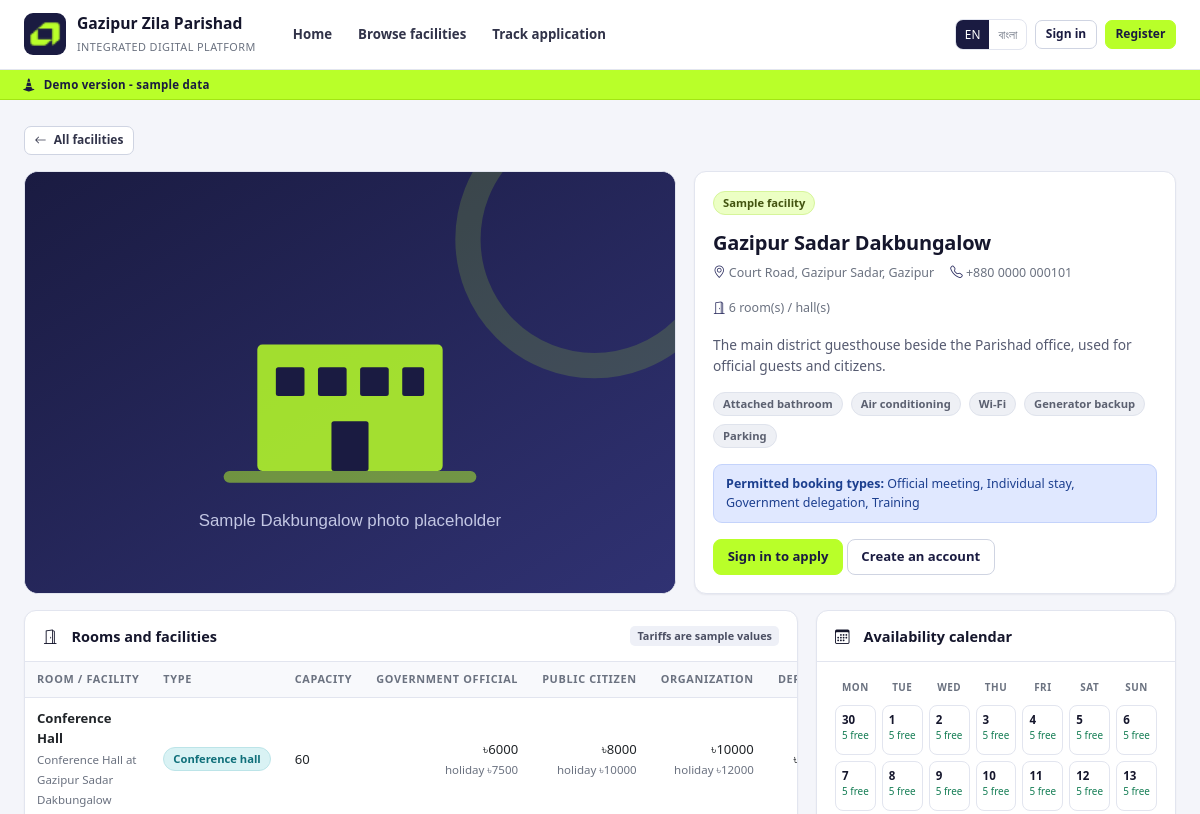
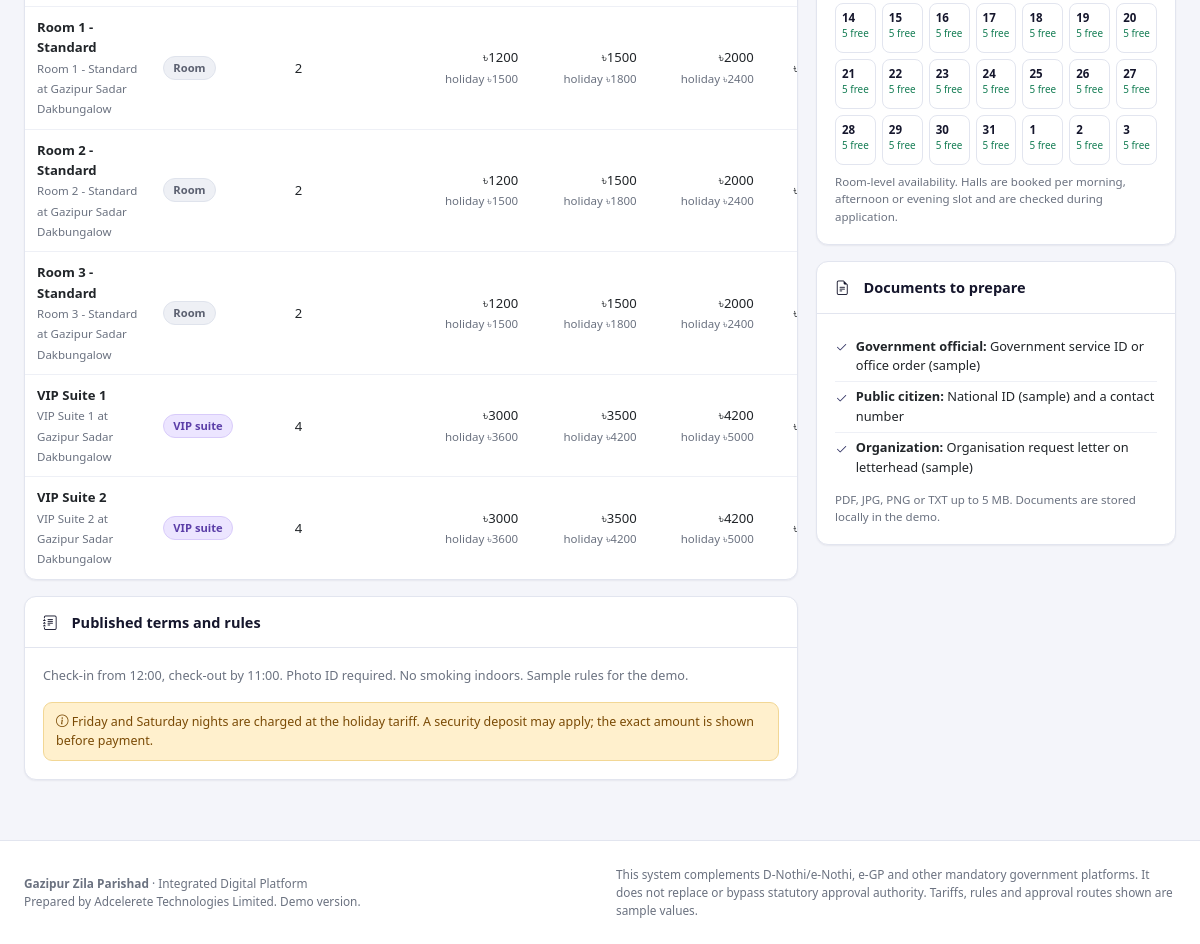
Screenshot of /facilities/gazipur-sadar/ with the database file from the repository (2 pictures, top to bottom).
### facilities/models.py (models this page shows, shortened)
class Facility(models.Model):
    code = models.SlugField(max_length=40, unique=True)
    name = models.CharField(max_length=120)
    description = models.TextField(blank=True)
    location = models.CharField(max_length=200)
    amenities = models.TextField(blank=True, help_text='Comma-separated list.')
    rules = models.TextField(blank=True)
    booking_types = models.CharField(
        max_length=200, blank=True,
        help_text='Permitted booking types, e.g. individual stay, official meeting.',
    )
    photo = models.ImageField(upload_to='facilities/', blank=True)
    contact = models.CharField(max_length=120, blank=True)
    is_sample = models.BooleanField(default=True)
    is_active = models.BooleanField(default=True)
    class Meta:
        ordering = ['name']
        verbose_name_plural = 'Facilities'
    @property
    def amenity_list(self):
        return [a.strip() for a in (self.amenities or '').split(',') if a.strip()]
    @property
    def tariff_categories(self):
        return Tariff.CATEGORIES

class Unit(models.Model):
    KINDS = [
        ('room', 'Room'),
        ('suite', 'VIP suite'),
        ('hall', 'Conference hall'),
    ]
    facility = models.ForeignKey(Facility, on_delete=models.CASCADE, related_name='units')
    code = models.SlugField(max_length=40)
    name = models.CharField(max_length=120)
    kind = models.CharField(max_length=10, choices=KINDS, default='room')
    capacity = models.PositiveIntegerField(default=2)
    description = models.CharField(max_length=255, blank=True)
    amenities = models.CharField(max_length=255, blank=True)
    photo = models.ImageField(upload_to='units/', blank=True)
    is_active = models.BooleanField(default=True)
    class Meta:
        ordering = ['facility', 'kind', 'name']
        unique_together = [('facility', 'code')]
    @property
    def is_hall(self):
        return self.kind == 'hall'
    @property
    def is_suite(self):
        return self.kind == 'suite'

class Tariff(models.Model):
    CATEGORIES = [
        ('government', 'Government official'),
        ('citizen', 'Public citizen'),
        ('organization', 'Organization'),
    ]
    unit = models.ForeignKey(Unit, on_delete=models.CASCADE, related_name='tariffs')
    category = models.CharField(max_length=20, choices=CATEGORIES)
    amount = models.DecimalField(max_digits=10, decimal_places=2)
    holiday_amount = models.DecimalField(
        max_digits=10, decimal_places=2,
        help_text='Nightly / slot rate on Fridays, Saturdays and declared holidays.',
    )
    deposit = models.DecimalField(max_digits=10, decimal_places=2, default=Decimal('0'))
    is_sample = models.BooleanField(default=True)
    class Meta:
        ordering = ['unit', 'category']
        unique_together = [('unit', 'category')]

### bookings/views.py (the view)
# urls.py: path('facilities/<slug:code>/', views.facility_public, name='facility_public'),
def facility_public(request, code):
    facility = get_object_or_404(
        Facility.objects.prefetch_related('units', 'units__tariffs'), code=code,
        is_active=True)
    start = parse_date(request.GET.get('from')) or today()
    calendar = availability.facility_calendar(facility, start, 35)
    units = facility.units.filter(is_active=True).prefetch_related('tariffs')
    return render(request, 'bookings/facility_public.html', {
        'facility': facility,
        'units': units,
        'calendar': calendar,
        'start': start,
        'categories': [c[0] for c in Booking.CATEGORIES],
        'page_title': facility.name,
        'required_docs': REQUIRED_DOCS,
    })

### accounts/demo.py (called while the page is built)
def demo_accounts():
    from accounts.models import User
    existing = {
        u.username: u for u in User.objects.filter(
            username__in=[a[0] for a in DEMO_ACCOUNTS]
        ).select_related('role')
    }
    out = []
    for username, label in DEMO_ACCOUNTS:
        user = existing.get(username)
        out.append({
            'username': username,
            'label': user.role.name if user and user.role else label,
            'name': user.display_name if user else label,
            'role_code': user.role.code if user and user.role else '',
        })
    return out

### accounts/models.py (called while the page is built)
    @property
    def display_name(self):
        return self.get_full_name() or self.username

### core/i18n.py (called while the page is built)
def translate(text, lang='en'):
    if lang == 'bn':
        return BN.get(text) or BN_EXTRA.get(text) or text
    return text

### core/models.py (called while the page is built)
def get_setting(key, default=''):
    from core.models import AppSetting
    try:
        return AppSetting.objects.get(key=key).value
    except AppSetting.DoesNotExist:
        return default

### core/templatetags/gzp.py (called while the page is built)
@register.simple_tag(takes_context=True)
def t(context, text):
    return i18n.translate(text, context.get('lang', 'en'))

### core/utils.py (called while the page is built, shortened)
def today():
    return timezone.localdate()

def parse_date(value, default=None):
    if isinstance(value, date):
        return value
    if not value:
        return default

def daterange_days(start, end):
    if not start or not end:
        return []
    out = []
    current = start
    while current < end:
        out.append(current)
        current += timedelta(days=1)
    return out

### facilities/availability.py (called while the page is built)
def active_lock_filter(now=None):
    now = now or timezone.now()
    return Q(hold_expires_at__isnull=True) | Q(hold_expires_at__gt=now)

def blackout_dates(facility, start, end):
    return set(
        BlackoutDate.objects.filter(
            facility=facility, date__gte=start, date__lt=end
        ).values_list('date', flat=True)
    )

### templates/bookings/facility_public.html (shortened to what this page needs)
{% extends 'base.html' %}
{% load static gzp %}
{% block content %}
<a class="btn btn-sm btn-outline-secondary mb-3" href="/"><i class="bi bi-arrow-left me-1"></i> All facilities</a>
<div class="facility-hero mb-3">
  <div class="facility-photo">
    {% if facility.photo %}
      <img src="{{ facility.photo.url }}" alt="{{ facility.name }}">
    {% else %}
      <img src="{% static 'img/facility-placeholder.svg' %}" alt="{{ facility.name }}">
    {% endif %}
  </div>
  <div class="card"><div class="card-body">
    <span class="chip chip-lime mb-2">Sample facility</span>
    <h2 style="margin-top:8px">{{ facility.name }}</h2>
    <div class="meta-row mb-3">
      <span><i class="bi bi-geo-alt"></i> {{ facility.location }}</span>
      <span><i class="bi bi-telephone"></i> {{ facility.contact|default:"Parishad office" }}</span>
      <span><i class="bi bi-door-open"></i> {{ units|length }} room(s) / hall(s)</span>
    </div>
    <p style="font-size:.86rem;color:#555a70">{{ facility.description }}</p>
    <div class="d-flex flex-wrap gap-2 mb-3">
      {% for amenity in facility.amenity_list %}<span class="chip chip-muted">{{ amenity }}</span>{% endfor %}
    </div>
    <div class="alert-inline info mb-3">
      <b>Permitted booking types:</b> {{ facility.booking_types|default:"Individual stay and official meetings" }}
    </div>
    {% if user.is_authenticated %}
      <a class="btn btn-accent" href="/book/{{ facility.code }}/"><i class="bi bi-calendar-plus me-1"></i> Apply for this facility</a>
    {% else %}
      <a class="btn btn-accent" href="/login/?next=/book/{{ facility.code }}/">Sign in to apply</a>
      <a class="btn btn-outline-primary" href="/register/">Create an account</a>
    {% endif %}
  </div></div>
</div>
<div class="detail-grid">
  <div>
    <div class="card">
      <div class="card-header"><i class="bi bi-door-open me-1"></i> Rooms and facilities
        <div class="spacer"></div><span class="badge-soft">Tariffs are sample values</span></div>
      <div class="card-body p-0">
        <div class="table-wrap">
          <table class="table-gzp">
            <thead><tr><th>Room / facility</th><th>Type</th><th>Capacity</th>
              {% for code, label in facility.tariff_categories %}<th class="num">{{ label }}</th>{% endfor %}
              <th class="num">Deposit</th></tr></thead>
            <tbody>
            {% for unit in units %}
              <tr>
                <td><b>{{ unit.name }}</b><br><span class="note-inline">{{ unit.description }}</span></td>
                <td><span class="chip {% if unit.is_hall %}chip-teal{% elif unit.is_suite %}chip-primary{% else %}chip-muted{% endif %}">{{ unit.get_kind_display }}</span></td>
                <td>{{ unit.capacity }}</td>
                {% for code, label in facility.tariff_categories %}
                  <td class="num">
                    {% for tariff in unit.tariffs.all %}{% if tariff.category == code %}
                      ৳{{ tariff.amount|floatformat:0 }}<br><span class="note-inline">holiday ৳{{ tariff.holiday_amount|floatformat:0 }}</span>
                    {% endif %}{% endfor %}
                  </td>
                {% endfor %}
                <td class="num">{% for tariff in unit.tariffs.all %}{% if forloop.first %}৳{{ tariff.deposit|floatformat:0 }}{% endif %}{% endfor %}</td>
              </tr>
            {% endfor %}
            </tbody>
          </table>
        </div>
      </div>
    </div>
    <div class="card">
      <div class="card-header"><i class="bi bi-journal-text me-1"></i> Published terms and rules</div>
      <div class="card-body">
        <p class="small" style="white-space:pre-line">{{ facility.rules|default:"Standard Parishad Dakbungalow rules apply. Carry photo identification. Check-in and check-out times are confirmed at the reception desk. Availability, eligibility, cancellation and refund rules are confirmed in writing during the requirements phase." }}</p>
        <div class="alert-inline warn">
          <i class="bi bi-info-circle"></i> Friday and Saturday nights are charged at the holiday tariff.
          A security deposit may apply; the exact amount is shown before payment.
        </div>
      </div>
    </div>
  </div>
  <div>
    <div class="card">
      <div class="card-header"><i class="bi bi-calendar3 me-1"></i> Availability calendar</div>
      <div class="card-body">
        <div class="calendar-grid">
          <div class="dow">Mon</div><div class="dow">Tue</div><div class="dow">Wed</div>
          <div class="dow">Thu</div><div class="dow">Fri</div><div class="dow">Sat</div><div class="dow">Sun</div>
          {% for day in calendar %}
            <div class="cal-day {% if day.is_blackout %}blackout{% elif day.is_past %}past{% endif %}">
              <div class="n">{{ day.date|date:"j" }}</div>
              {% if day.is_blackout %}
                <div class="free none">Closed</div>
              {% elif day.free %}
                <div class="free">{{ day.free }} free</div>
              {% else %}
                <div class="free none">Full</div>
              {% endif %}
            </div>
          {% endfor %}
        </div>
        <div class="note-inline mt-2">Room-level availability. Halls are booked per morning, afternoon or
          evening slot and are checked during application.</div>
      </div>
    </div>
    <div class="card">
      <div class="card-header"><i class="bi bi-file-earmark-text me-1"></i> Documents to prepare</div>
      <div class="card-body">
        <ul class="list-clean">
          <li><i class="bi bi-check2"></i><span><b>Government official:</b> {{ required_docs.government }}</span></li>
          <li><i class="bi bi-check2"></i><span><b>Public citizen:</b> {{ required_docs.citizen }}</span></li>
          <li><i class="bi bi-check2"></i><span><b>Organization:</b> {{ required_docs.organization }}</span></li>
        </ul>
        <div class="note-inline mt-2">PDF, JPG, PNG or TXT up to 5 MB. Documents are stored locally in the demo.</div>
      </div>
    </div>
  </div>
</div>
{% endblock %}

### rows the page displays
Facility: name "Gazipur Sadar Dakbungalow", location "Court Road, Gazipur Sadar, Gazipur", contact "+880 0000 000101", description "The main district guesthouse beside the Parishad office, used for official guests and citizens.", booking_types "Official meeting, Individual stay, Government delegation, Training", rules "Check-in from 12:00, check-out by 11:00. Photo ID required. No smoking indoors. Sample rules for the demo."
Unit: name "Conference Hall", description "Conference Hall at Gazipur Sadar Dakbungalow", kind "Conference hall", capacity "60"
Tariff: amount "6000", holiday_amount "7500"
Tariff: amount "8000", holiday_amount "10000"
Tariff: amount "10000", holiday_amount "12000"
Unit: name "Room 1 - Standard", description "Room 1 - Standard at Gazipur Sadar Dakbungalow", kind "Room", capacity "2"
Tariff: amount "1200", holiday_amount "1500"
Tariff: amount "1500", holiday_amount "1800"
Tariff: amount "2000", holiday_amount "2400"
Unit: name "Room 2 - Standard", description "Room 2 - Standard at Gazipur Sadar Dakbungalow", kind "Room", capacity "2"
Tariff: amount "1200", holiday_amount "1500"
Tariff: amount "1500", holiday_amount "1800"
Tariff: amount "2000", holiday_amount "2400"
Unit: name "Room 3 - Standard", description "Room 3 - Standard at Gazipur Sadar Dakbungalow", kind "Room", capacity "2"
Tariff: amount "1200", holiday_amount "1500"
Tariff: amount "1500", holiday_amount "1800"
Tariff: amount "2000", holiday_amount "2400"
Unit: name "VIP Suite 1", description "VIP Suite 1 at Gazipur Sadar Dakbungalow", kind "VIP suite", capacity "4"
Tariff: amount "3000", holiday_amount "3600"
Tariff: amount "3500", holiday_amount "4200"
Tariff: amount "4200", holiday_amount "5000"
Unit: name "VIP Suite 2", description "VIP Suite 2 at Gazipur Sadar Dakbungalow", kind "VIP suite", capacity "4"
Tariff: amount "3000", holiday_amount "3600"
Tariff: amount "3500", holiday_amount "4200"
Tariff: amount "4200", holiday_amount "5000"

### other values shown
{{ APP_NAME_MAIN }} "Gazipur Zila Parishad"
{{ APP_NAME_SUB }} "INTEGRATED DIGITAL PLATFORM"
{{ units|length }} "6"
{{ amenity }} "Attached bathroom" "Air conditioning" "Wi-Fi" "Generator backup" "Parking"
{{ label }} "GOVERNMENT OFFICIAL" "PUBLIC CITIZEN" "ORGANIZATION"
{{ day.date|date:"j" }} "30" "1" "2" "3" "4" "5" "6" "7" "8" "9" "10" "11" "12" "13" "14" "15" "16" "17" "18" "19" "20" "21" "22" "23" "24" "25" "26" "27" "28" "29" "30" "31" "1" "2" "3"
{{ day.free }} "5" "5" "5" "5" "5" "5" "5" "5" "5" "5" "5" "5" "5" "5" "5" "5" "5" "5" "5" "5" "5" "5" "5" "5" "5" "5" "5" "5" "5" "5" "5" "5" "5" "5" "5"
{{ required_docs.government }} "Government service ID or office order (sample)"
{{ required_docs.citizen }} "National ID (sample) and a contact number"
{{ required_docs.organization }} "Organisation request letter on letterhead (sample)"
{{ APP_NAME_SUB }} "Integrated Digital Platform"
{{ SUPPLIER }} "Adcelerete Technologies Limited"
